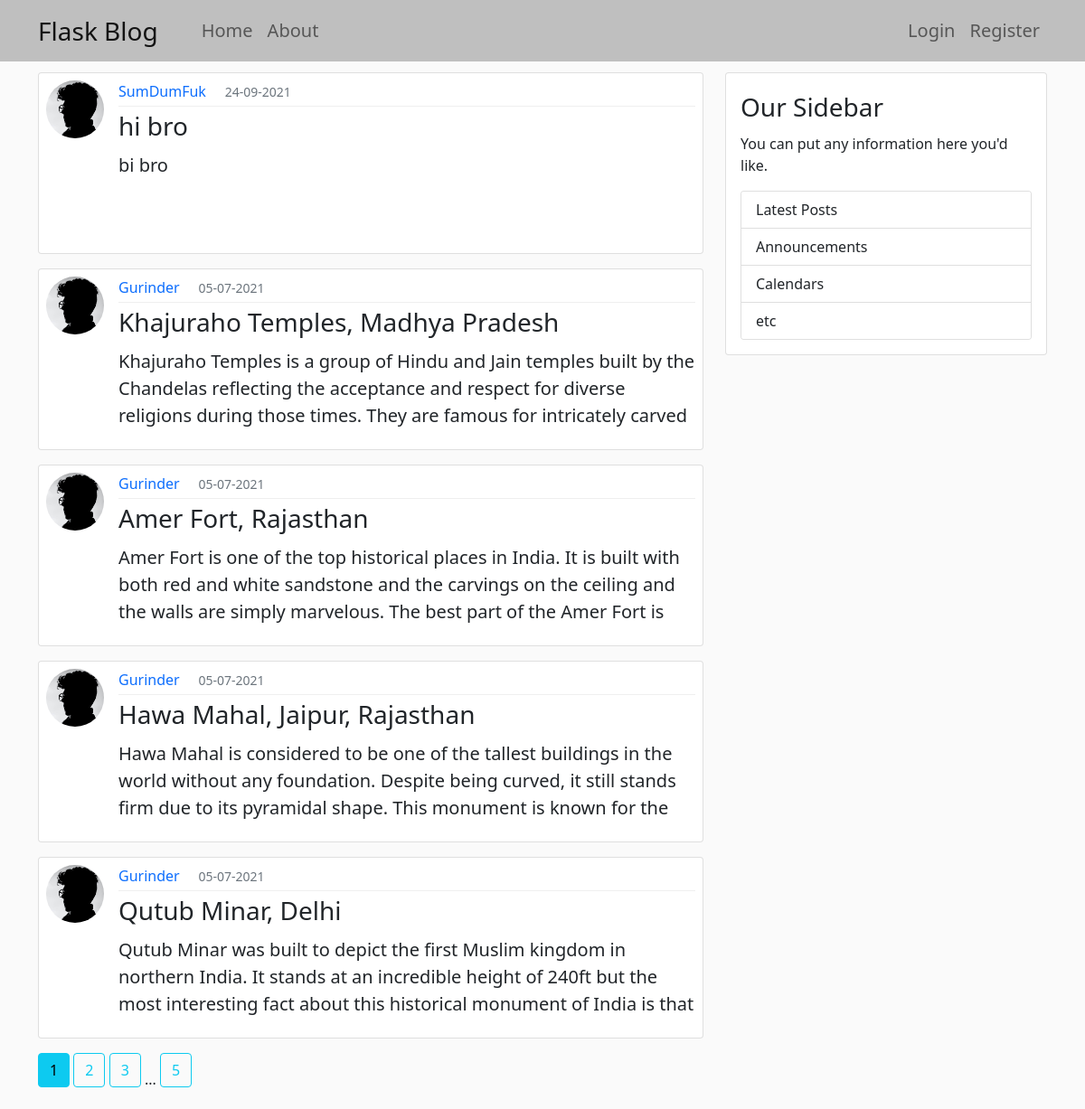
The page /home on the database its author committed.
### flaskblog/models.py (models this page shows, shortened)
class Post(db.Model):
	id = db.Column(db.Integer, primary_key=True)
	title = db.Column(db.String(100), nullable=False)
	date_posted = db.Column(db.DateTime, nullable=False, default=datetime.utcnow)
	content = db.Column(db.Text, nullable=False)
	user_id = db.Column(db.Integer, db.ForeignKey('user.id'), nullable=False)

class User(db.Model, UserMixin):
	id = db.Column(db.Integer, primary_key=True)
	username = db.Column(db.String(20), unique=True, nullable=False)
	email = db.Column(db.String(120), unique=True, nullable=False)
	image_file = db.Column(db.String(20), nullable=False, default="default.jpeg")
	password = db.Column(db.String(60), nullable=False)
	posts = db.relationship('Post', backref='author', lazy=True)

### flaskblog/main/routes.py (the view)
@main.route("/")
@main.route("/home")
def home():
	page = request.args.get('page', 1, type=int)
	posts = Post.query.order_by(Post.date_posted.desc()).paginate(per_page=5, page=page)
	return render_template("home.html", posts=posts)

### flaskblog/templates/home.html (shortened to what this page needs)
{% extends 'layout.html' %}
	{% block body %}
		{% for post in posts.items %}
		<div class="card d-flex flex-row p-2 mb-3">
			<img class="profile-pic" src="{{ url_for('static', filename='profile_pics/' + post.author.image_file) }}">
			<div class="ms-3 flex-fill">
				<a href="{{ url_for('users.user_posts', username=post.author.username) }}" class="text-primary mb-0 fs-6 d-inline anchor">
					{{ post.author.username }}
				</a>
				<small class="text-muted d-inline">
					{{ post.date_posted.strftime('%d-%m-%Y') }}
				</small>
				<hr class="m-0 mt-1 bg-grey">
				<a class="card-title fs-3 anchor text-dark" id="home-post-title"
					href="{{ url_for('posts.post_page', post_id=post.id) }}">
					{{ post.title }}
				</a>
				<p class="card-text fs-5 my-2" id="home-post-content">
					{{ post.content }}
				</p>
			</div>
		</div>
		{% endfor %}
		{% for page_num in posts.iter_pages(left_edge=1, right_edge=1, left_current=1, right_current=3) %}
			{% if page_num %}
				{% if posts.page == page_num %}
					<a class="btn btn-info mb-4" href="{{ url_for('main.home', page=page_num) }}">
					{{ page_num }}</a>
				{% else %}
					<a class="btn btn-outline-info mb-4" href="{{ url_for('main.home', page=page_num) }}">
					{{ page_num }}</a>
				{% endif %}
			{% else %}
				...
			{% endif %}
		{% endfor %}
	{% endblock body %}

### flaskblog/templates/layout.html (shortened to what this page needs)
<!DOCTYPE html>
<html>
<head>
    <link href="https://cdn.jsdelivr.net/npm/bootstrap@5.0.1/dist/css/bootstrap.min.css" rel="stylesheet">
    <link rel="stylesheet" type="text/css" href="{{ url_for('static', filename='layout.css') }}">
</head>
<body>
	<div id="navbar-space-filler"></div>
	<nav class="navbar navbar-expand-lg navbar-light bg-grey fixed-top">
		<div class="container">
			<a class="navbar-brand fs-3" href="#">Flask Blog</a>
			<div class="collapse navbar-collapse ms-4" id="logmenu">
				<ul class="navbar-nav fs-5">
					<li class="nav-item">
						<a href="{{ url_for('main.home') }}" class="nav-link">Home</a>
					</li>
					<li class="nav-item">
						<a href="{{ url_for('main.about') }}" class="nav-link">About</a>
					</li>
				</ul>
				<ul class="navbar-nav ms-auto fs-5">
					{% if current_user.is_authenticated %}
						<li class="nav-item">
							<a href="{{ url_for('posts.new_post') }}" class="nav-link">
							New Post</a>
						</li>
						<li class="nav-item">
							<a href="{{ url_for('users.account') }}" class="nav-link">
							Account</a>
						</li>
						<li class="nav-item">
							<a href="#" class="nav-link"
							data-bs-toggle="modal" data-bs-target="#LogoutModal">
							Logout</a>
						</li>
					{% else %}
						<li class="nav-item">
							<a href="{{ url_for('users.login') }}" class="nav-link">Login</a>
						</li>
						<li class="nav-item">
							<a href="{{ url_for('users.register') }}" class="nav-link">Register</a>
						</li>
					{% endif %}
				</ul>
			</div>
		</div>
	</nav>
	<div class="container">
		<div class="row">
			<div class="col-lg-8">
			{% block body %}{% endblock body %}
			</div>
			<div class="col-lg-4 d-lg-inline-block" id="sidebar">
				<div class="card p-3">
					<p class="card-title fs-3">
						Our Sidebar
					</p>
					<p class="card-text">
						You can put any information here you'd like.
					</p>
					<div class="card">
						<ul class="list-group list-group-flush">
							<li class="list-group-item">Latest Posts</li>
							<li class="list-group-item">Announcements</li>
							<li class="list-group-item">Calendars</li>
							<li class="list-group-item">etc</li>
						</ul>
					</div>
				</div>
			</div>
		</div>
	</div>
</body>
</html>

### flaskblog/static/layout.css (style rules this page uses)
body { background-color: #FAFAFA; }
#navbar-space-filler { height: 5rem; }
.bg-grey { background-color: #bfbfbf; }
#sidebar { display: none; }
.anchor { text-decoration: none; }
.profile-pic { height: 4rem; width: 4rem; border-radius: 50%; }
#home-post-content { display: block; overflow: hidden; height: 6rem; }

### rows shown on the page
Post: image_file (placeholder picture), author.username "SumDumFuk", date_posted "24-09-2021", title "hi bro", content "bi bro"
Post: image_file (placeholder picture), author.username "Gurinder", date_posted "05-07-2021", title "Khajuraho Temples, Madhya Pradesh", content "Khajuraho Temples is a group of Hindu and Jain temples built by the Chandelas reflecting the acceptance and respect for diverse religions during those times. They are famous for intricately carved…"
Post: image_file (placeholder picture), author.username "Gurinder", date_posted "05-07-2021", title "Amer Fort, Rajasthan", content "Amer Fort is one of the top historical places in India. It is built with both red and white sandstone and the carvings on the ceiling and the walls are simply marvelous. The best part of the Amer Fort is…"
Post: image_file (placeholder picture), author.username "Gurinder", date_posted "05-07-2021", title "Hawa Mahal, Jaipur, Rajasthan", content "Hawa Mahal is considered to be one of the tallest buildings in the world without any foundation. Despite being curved, it still stands firm due to its pyramidal shape. This monument is known for the…"
Post: image_file (placeholder picture), author.username "Gurinder", date_posted "05-07-2021", title "Qutub Minar, Delhi", content "Qutub Minar was built to depict the first Muslim kingdom in northern India. It stands at an incredible height of 240ft but the most interesting fact about this historical monument of India is that…"

### other values the page prints
{{ page_num }} "1"
{{ page_num }} "2" "3" "5"
